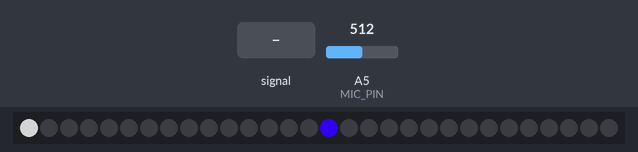
A sketch run on a simulated Arduino Nano, built with avr-gcc and run on an emulated ATmega328P. On the bench: 30 RGB LEDs in strip order, left to right. The inputs (shaded band) are chosen by the test bench; at power-on: A5 (MIC_PIN) = 512. Dim RGB values are drawn brighter than linear; random numbers use the default seed unless the sketch sets one; what the sketch prints to the serial monitor is not drawn.

Above: at 1.15 s.
2.3 s: A5 (MIC_PIN) fed a 200 Hz sine of ±255 counts around its level
At 2.75 s:
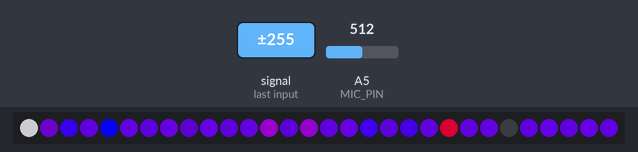
At 3.95 s:
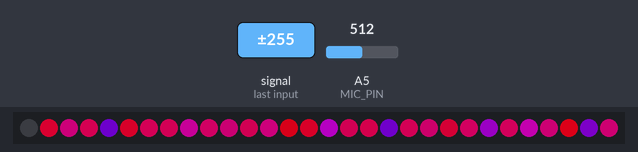
5.0 s: A5 (MIC_PIN) set to 716
At 5.15 s:
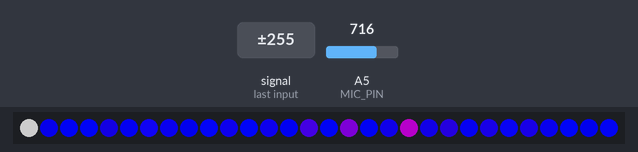
6.8 s: A5 (MIC_PIN) fed a 1000 Hz sine of ±255 counts around its level
At 7.25 s:
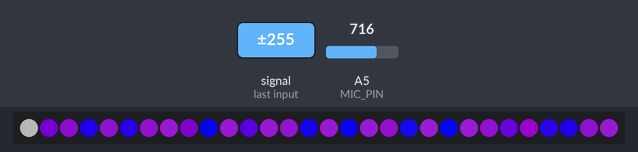
Timing chart, 0 to 7.3 s (numbered marks = the images above; inputs shaded):
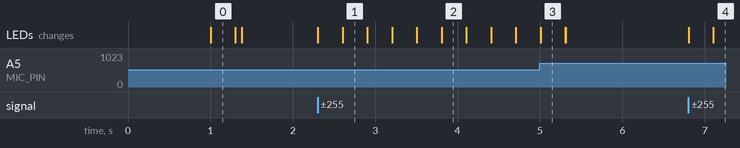

Measured:
- after the input at 2.3 s, the LEDs: first change at once (image 1 shows a later state)
- after the input at 6.8 s, the LEDs: first change at once (image 4 shows a later state)

The sketch:

agcPI_Pal.ino
```cpp
/* agcPI_Pal
 *
 * By: Andrew Tuline
 *
 * Date: Jan, 2020
 *
 * A palette enabled Automatic Gain Control for a microphone on an Arduino.
 *
 * This palette enabled version uses a PI (proportional integral) control loop.
 *
 * See: https://en.wikipedia.org/wiki/PID_controller
 *
* It also includes a ghetto peak detection capability, which is displayed on led[0].
 *
 */


//#define FASTLED_ALLOW_INTERRUPTS 0                          // Used for ESP8266.
#include <FastLED.h>                                          // FastLED library.

#define MIC_PIN   A5                                          // Nano or A0 on ESP8266
uint8_t squelch = 7;                                          // Anything below this is background noise, so we'll make it '0'.
int sample;                                                   // Current sample.
float sampleAvg = 0;                                          // Can be used for smoothing signals.
float micLev = 0;                                             // Used to convert returned value to have '0' as minimum.
uint8_t maxVol = 11;                                          // Reasonable value for constant volume (above average) for 'peak detector'.
bool samplePeak = 0;                                          // Boolean flag for peak detected. Responding routine must reset this flag.

uint8_t targetAgc = 60;                                       // This is our setPoint at ~20% of max for the adjusted output.
float kp = 2, ki = 4;                                         // Proportional and Integral tuning constants. Kept as floating point in case we find better tuning.
int err;                                                      // Current offset from our target.
int minn = -20000, maxx = 20000;                              // Keep everything in check with these values.
int samplePI;                                                 // Sensitivity is calculated by the PI routine.
float samplePIAvg;                                            // Calculated and stored average calculated sample is used for closed loop feedback.

// Fixed definitions cannot change on the fly.
#define LED_DT 12                                             // Data pin to connect to the strip.
#define LED_CK 11                                             // Clock pin for WS2801 or APA102.
#define COLOR_ORDER GRB                                       // It's GRB for WS2812 and BGR for APA102.
#define LED_TYPE WS2812                                       // Using APA102, WS2812, WS2801. Don't forget to modify LEDS.addLeds to suit.
#define NUM_LEDS 30                                           // Number of LED's.

uint8_t max_bright = 255;                                     // Overall brightness.
struct CRGB leds[NUM_LEDS];                                   // Initialize our LED array.

CRGBPalette16 currentPalette = PartyColors_p;
CRGBPalette16 targetPalette = PartyColors_p;
TBlendType    currentBlending = LINEARBLEND;                  // NOBLEND or LINEARBLEND


void setup() {
  Serial.begin(115200);                                       // Initialize serial port for debugging.
  delay(1000);
  analogReference(EXTERNAL);                                  // Nano or other 5V AVR8 when using a 3.3V microphone.
  LEDS.addLeds<LED_TYPE, LED_DT, COLOR_ORDER>(leds, NUM_LEDS);  // Use this for WS2812
  FastLED.setBrightness(max_bright);
  FastLED.setMaxPowerInVoltsAndMilliamps(5, 500);             // FastLED Power management set at 5V, 500mA
} // setup()


void loop() {

  EVERY_N_MILLISECONDS(100) {
    uint8_t maxChanges = 24;
    nblendPaletteTowardPalette(currentPalette, targetPalette, maxChanges);                  // AWESOME palette blending capability.
  }

  EVERY_N_SECONDS(5) {                                                                      // Change the target palette to a random one every 5 seconds.
    static uint8_t baseC = random8();                                                       // You can use this as a baseline colour if you want similar hues in the next line.
    targetPalette = CRGBPalette16(CHSV(random8(), 255, random8(128, 255)), CHSV(random8(), 255, random8(128, 255)), CHSV(random8(), 192, random8(128, 255)), CHSV(random8(), 255, random8(128, 255)));
  }

  EVERY_N_MILLIS(10) {
    fadeToBlackBy(leds, NUM_LEDS, 4);                         // 8 bit, 1 = slow, 255 = fast
    fadeToBlackBy(leds, 1, 32);
  }

  getSample();                                                // Sample the microphone.
  agcPI();                                                    // Calculated the PI adjusted value as samplePI.
  ledShow();

  FastLED.show();

} // loop()


void ledShow() {

  if (samplePeak == 1) { leds[0] = CRGB::Gray; samplePeak = 0;}
  leds[(millis() % (NUM_LEDS-1)) +1] = ColorFromPalette(currentPalette, samplePI, samplePI, currentBlending);

} // ledShow()


void getSample() {

  int16_t micIn;                                              // Current sample starts with negative values and large values, which is why it's 16 bit signed.
  static long peakTime;

  micIn = analogRead(MIC_PIN);                                // Poor man's analog Read.
  micLev = ((micLev * 31) + micIn) / 32;                      // Smooth it out over the last 32 samples for automatic centering.
  micIn -= micLev;                                            // Let's center it to 0 now.
  micIn = abs(micIn);                                         // And get the absolute value of each sample.
  sample = (micIn <= squelch) ? 0 : (sample + micIn)/2;       // Using a ternary operator, the resultant sample is either 0 or it's a bit smoothed out with the last sample.
  sampleAvg = ((sampleAvg * 31) + sample) / 32;               // Smooth it out over the last 32 samples.

  if (sample > (sampleAvg+maxVol) && millis() > (peakTime + 50)) {    // Poor man's beat detection by seeing if sample > Average + some value.
    samplePeak = 1;
    peakTime=millis();
  }                                                           // Then we got a peak, else we don't. Display routines need to reset the samplepeak value in case they miss the trigger.

}  // getSample()


void agcPI() {                                                // A PI Control loop to automatically adjust sound sensitivity.

  float sensitivity;                                          // Sensitivity is calculated by the PI routine.
  static float startt = 0;                                    // Accumulated (or integral) value for Ki.

  err = targetAgc - samplePIAvg;                              // Calculate the average error from the target. Is continuously going up.
  startt = constrain(startt + err, minn, maxx);               // Calculate summation (Integral) error, but constrain it.

  sensitivity = kp * err + ki * startt;                       // Sensitivity is the direct (Proportional) error plus the above Integral error.
  if (sensitivity <= 3000) sensitivity = 3000;                // Minimum sensitity multiplier should be 1. Andrew Tuline.
  samplePI = abs(sample * sensitivity / 3000);
  if(samplePI > 255) samplePI = 255;

  samplePIAvg = ((samplePIAvg * 15) + samplePI) / 16;         // Smooth it out over the last 16 samples and use as feedback for the PI loop.

//------------ Oscilloscope output ---------------------------
//  Serial.print(sample); Serial.print(" ");
//  Serial.print(sampleAvg); Serial.print(" ");
//  Serial.proint(micLev); Serial.print(" ");
//  Serial.print(err); Serial.print(" ");
//  Serial.print(startt); Serial.print(" ");
//  Serial.print(samplePI); Serial.print(" ");
//  Serial.print(samplePIAvg); Serial.print(" ");
//  Serial.print(sensitivity/3000); Serial.print(" ");
//  Serial.print(targetAgc); Serial.print(" ");
  Serial.print(100); Serial.print(" ");
  Serial.print(0); Serial.print(" ");
  Serial.println(" ");

} // agcPI()
```
